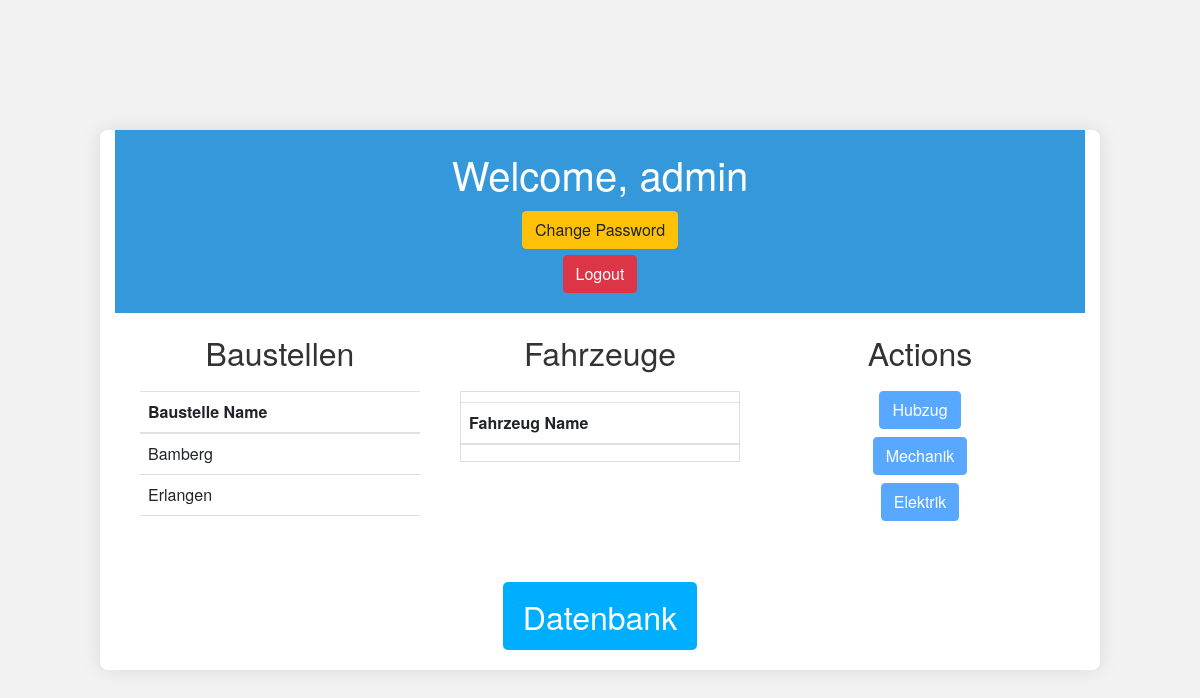
Before: /userView/ (signed in) with the older database file.
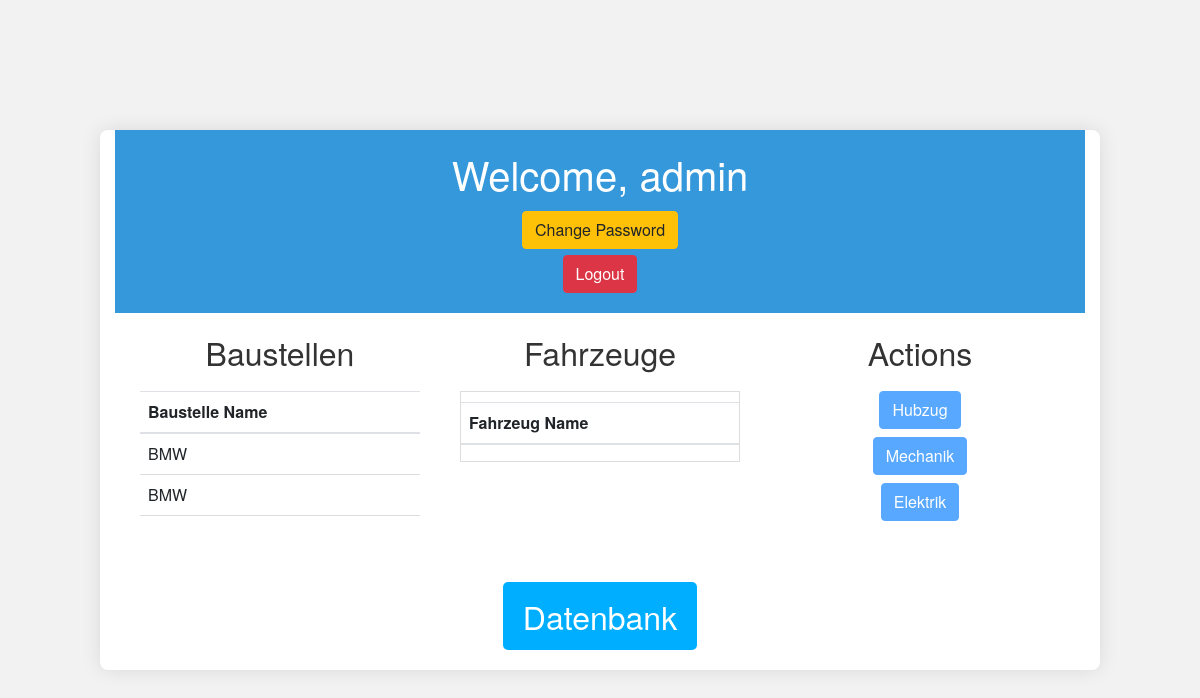
After: the same page with the newer database file.
### myapp/models.py (models this page shows, shortened)
class newBaustelle(models.Model):
    baustelleName=models.CharField(max_length=30)

### myapp/views.py (the view)
# urls.py: path('userView/', views.userView, name='user_view'),
@login_required(login_url="/")
def userView(request):
    modal_show = False  # Flag to control modal display
    if request.method == 'POST':
        userPasswordForm = PasswordChangeForm(request.user, request.POST)
        if userPasswordForm.is_valid():
            user = userPasswordForm.save()
            update_session_auth_hash(request, user)
            messages.success(request, 'Your password was successfully updated!')
            return redirect('/')  # Adjust the redirect as needed
        else:
            modal_show = True  # Set the flag to keep the modal open
    else:
        userPasswordForm = PasswordChangeForm(request.user)
    username = request.session.get('username', '')
    context = {
        'username': username,
        'baustellen_list': newBaustelle.objects.all(),
        'fahrzeug_list': newFahrzeug.objects.all(),
        'userPassword_form': userPasswordForm,
        'modal_show': modal_show  # Pass this flag to the template
    }
    return render(request, "userView.html", context)

### templates/userView.html (shortened to what this page needs)
<!DOCTYPE html>
{% load static %}
<html lang="en">
<head>
    <link href="https://stackpath.bootstrapcdn.com/bootstrap/4.3.1/css/bootstrap.min.css" rel="stylesheet">
    <link rel="stylesheet" href="{% static 'myapp/userView.css' %}">
</head>
<body>
    <div class="container-fluid">
        <header class="header">
            <h1>Welcome, {{ username }}</h1>
            <button type="button" class="btn btn-warning" data-toggle="modal" data-target="#passwordChangeModal">
                Change Password
            </button>
            <form action="{% url 'logout' %}" method="post" style="margin: 0;">
                <button type="submit" class="btn btn-danger">Logout</button>
            </form>
        </header>
        <div class="row">
            <div class="col-md-4 baustellen-panel">
                <h2>Baustellen</h2>
                <table class="table">
                    <thead>
                        <tr>
                            <th>Baustelle Name</th>
                        </tr>
                    </thead>
                    <tbody>
                        {% for baustelle in baustellen_list %}
                        <tr data-baustelle-id="{{ baustelle.id }}" onclick="selectBaustelle(this, {{ baustelle.id }})">
                            <td>{{ baustelle.baustelleName }}</td>
                        </tr>
                        {% empty %}
                        <tr>
                            <td>No Baustellen found.</td>
                        </tr>
                        {% endfor %}
                    </tbody>
                </table>
            </div>
            <div class="col-md-4 fahrzeuge-panel">
                <h2>Fahrzeuge</h2>
                <div style="overflow-y: auto; max-height: 500px; border: 1px solid #ddd;">
                    <table class="table" id="fahrzeugTable">
                        <thead>
                            <tr>
                                <th>Fahrzeug Name</th>
                            </tr>
                        </thead>
                    </table>
                </div>
            </div>
            <div class="col-md-4 actions-panel text-center">
                <h2>Actions</h2>
                <button class="btn btn-primary action-btn disabled d-block mb-2 mx-auto" id="hubzugBtn" onclick="redirectTo('/hubzug/')">Hubzug</button>
                <button class="btn btn-primary action-btn disabled d-block mb-2 mx-auto" id="mechanikBtn" onclick="redirectTo('/mechanik/')">Mechanik</button>
                <button class="btn btn-primary action-btn disabled d-block mx-auto" id="elektrikBtn" onclick="redirectTo('/elektrik/')">Elektrik</button>
            </div>
        </div>
        <div class="button-container">
            <a href='/protocol_list' class="btn btn-secondary buttonDatenbank">Datenbank</a>
        </div>
    </div>
</body>
</html>

Changed rows visible on the page:
changed newBaustelle (number 1 of 2 on the later page): baustelleName "Bamberg" → "BMW"
changed newBaustelle (number 2 of 2 on the later page): baustelleName "Erlangen" → "BMW"
